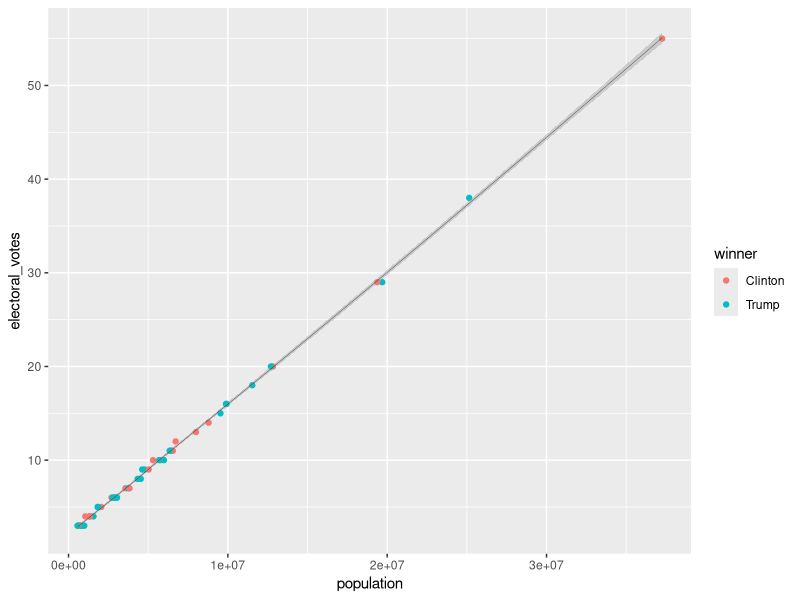

Here is the R script that generated this plot:
## ---- chunk 1
library(tidyverse)
library(knitr)
library(dslabs)
library(ggplot2)
## ---- chunk 2
View(results_us_election_2016)
View(murders)
q_1a <- full_join(murders, results_us_election_2016)
head(q_1a, 6)
## ---- chunk 3
q_1b <- q_1a |>
  mutate(winner = case_when(clinton > trump ~ "Clinton", trump > clinton ~ "Trump")) |>
  select(-abb, -region, -total)
head(q_1b, 6)
  
## ---- chunk 4
q_1b |>
  ggplot(mapping = aes(population, electoral_votes, color = winner)) +
  geom_point() +
  geom_smooth(colour = "black", size = 0.1)
## ---- chunk 5

## ---- chunk 6

## ---- chunk 7

## ---- chunk 8

## ---- chunk 9

## ---- chunk 10

## ---- chunk 11

## ---- chunk 12

## ---- chunk 13
